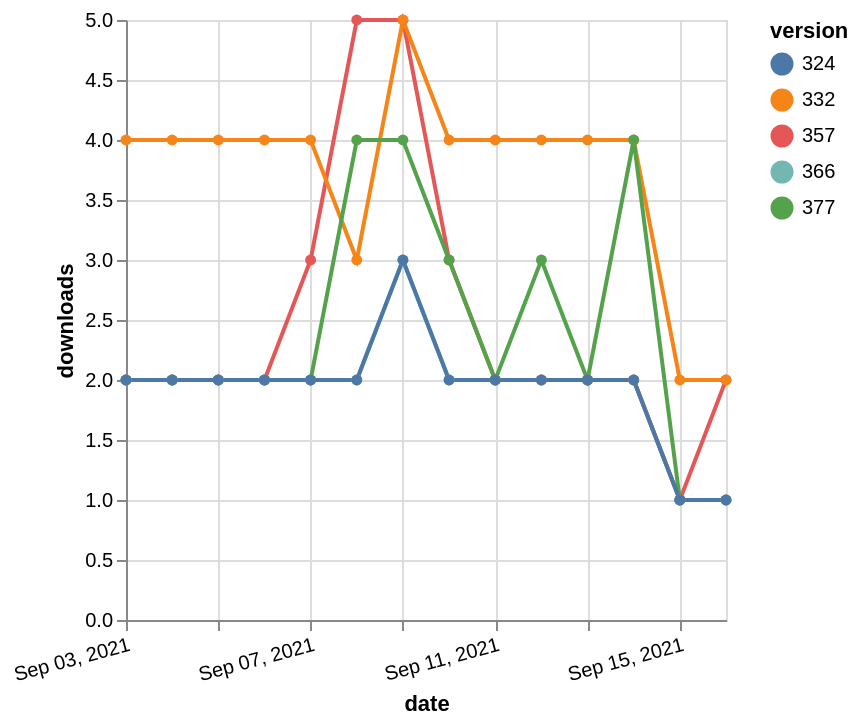

Vega-Lite specification for this chart:
### Vega-Lite specification from a JSON file in a GitHub repository (floating-point values rounded to 4 significant figures)
{"$schema": "https://vega.github.io/schema/vega-lite/v5.json", "description": "A simple bar chart with embedded data.", "data": {"values": [{"date": "2021-09-03", "total": 2311, "delta": 2, "version": "366"}, {"date": "2021-09-04", "total": 2313, "delta": 2, "version": "366"}, {"date": "2021-09-05", "total": 2315, "delta": 2, "version": "366"}, {"date": "2021-09-06", "total": 2317, "delta": 2, "version": "366"}, {"date": "2021-09-07", "total": 2319, "delta": 2, "version": "366"}, {"date": "2021-09-08", "total": 2321, "delta": 2, "version": "366"}, {"date": "2021-09-09", "total": 2324, "delta": 3, "version": "366"}, {"date": "2021-09-10", "total": 2326, "delta": 2, "version": "366"}, {"date": "2021-09-11", "total": 2328, "delta": 2, "version": "366"}, {"date": "2021-09-12", "total": 2330, "delta": 2, "version": "366"}, {"date": "2021-09-13", "total": 2332, "delta": 2, "version": "366"}, {"date": "2021-09-14", "total": 2334, "delta": 2, "version": "366"}, {"date": "2021-09-15", "total": 2335, "delta": 1, "version": "366"}, {"date": "2021-09-16", "total": 2336, "delta": 1, "version": "366"}, {"date": "2021-09-03", "total": 3040, "delta": 2, "version": "357"}, {"date": "2021-09-04", "total": 3042, "delta": 2, "version": "357"}, {"date": "2021-09-05", "total": 3044, "delta": 2, "version": "357"}, {"date": "2021-09-06", "total": 3046, "delta": 2, "version": "357"}, {"date": "2021-09-07", "total": 3049, "delta": 3, "version": "357"}, {"date": "2021-09-08", "total": 3054, "delta": 5, "version": "357"}, {"date": "2021-09-09", "total": 3059, "delta": 5, "version": "357"}, {"date": "2021-09-10", "total": 3062, "delta": 3, "version": "357"}, {"date": "2021-09-11", "total": 3064, "delta": 2, "version": "357"}, {"date": "2021-09-12", "total": 3066, "delta": 2, "version": "357"}, {"date": "2021-09-13", "total": 3068, "delta": 2, "version": "357"}, {"date": "2021-09-14", "total": 3070, "delta": 2, "version": "357"}, {"date": "2021-09-15", "total": 3071, "delta": 1, "version": "357"}, {"date": "2021-09-16", "total": 3073, "delta": 2, "version": "357"}, {"date": "2021-09-03", "total": 4907, "delta": 4, "version": "332"}, {"date": "2021-09-04", "total": 4911, "delta": 4, "version": "332"}, {"date": "2021-09-05", "total": 4915, "delta": 4, "version": "332"}, {"date": "2021-09-06", "total": 4919, "delta": 4, "version": "332"}, {"date": "2021-09-07", "total": 4923, "delta": 4, "version": "332"}, {"date": "2021-09-08", "total": 4926, "delta": 3, "version": "332"}, {"date": "2021-09-09", "total": 4931, "delta": 5, "version": "332"}, {"date": "2021-09-10", "total": 4935, "delta": 4, "version": "332"}, {"date": "2021-09-11", "total": 4939, "delta": 4, "version": "332"}, {"date": "2021-09-12", "total": 4943, "delta": 4, "version": "332"}, {"date": "2021-09-13", "total": 4947, "delta": 4, "version": "332"}, {"date": "2021-09-14", "total": 4951, "delta": 4, "version": "332"}, {"date": "2021-09-15", "total": 4953, "delta": 2, "version": "332"}, {"date": "2021-09-16", "total": 4955, "delta": 2, "version": "332"}, {"date": "2021-09-03", "total": 2104, "delta": 2, "version": "377"}, {"date": "2021-09-04", "total": 2106, "delta": 2, "version": "377"}, {"date": "2021-09-05", "total": 2108, "delta": 2, "version": "377"}, {"date": "2021-09-06", "total": 2110, "delta": 2, "version": "377"}, {"date": "2021-09-07", "total": 2112, "delta": 2, "version": "377"}, {"date": "2021-09-08", "total": 2116, "delta": 4, "version": "377"}, {"date": "2021-09-09", "total": 2120, "delta": 4, "version": "377"}, {"date": "2021-09-10", "total": 2123, "delta": 3, "version": "377"}, {"date": "2021-09-11", "total": 2125, "delta": 2, "version": "377"}, {"date": "2021-09-12", "total": 2128, "delta": 3, "version": "377"}, {"date": "2021-09-13", "total": 2130, "delta": 2, "version": "377"}, {"date": "2021-09-14", "total": 2134, "delta": 4, "version": "377"}, {"date": "2021-09-15", "total": 2135, "delta": 1, "version": "377"}, {"date": "2021-09-16", "total": 2136, "delta": 1, "version": "377"}, {"date": "2021-09-03", "total": 2578, "delta": 2, "version": "324"}, {"date": "2021-09-04", "total": 2580, "delta": 2, "version": "324"}, {"date": "2021-09-05", "total": 2582, "delta": 2, "version": "324"}, {"date": "2021-09-06", "total": 2584, "delta": 2, "version": "324"}, {"date": "2021-09-07", "total": 2586, "delta": 2, "version": "324"}, {"date": "2021-09-08", "total": 2588, "delta": 2, "version": "324"}, {"date": "2021-09-09", "total": 2591, "delta": 3, "version": "324"}, {"date": "2021-09-10", "total": 2593, "delta": 2, "version": "324"}, {"date": "2021-09-11", "total": 2595, "delta": 2, "version": "324"}, {"date": "2021-09-12", "total": 2597, "delta": 2, "version": "324"}, {"date": "2021-09-13", "total": 2599, "delta": 2, "version": "324"}, {"date": "2021-09-14", "total": 2601, "delta": 2, "version": "324"}, {"date": "2021-09-15", "total": 2602, "delta": 1, "version": "324"}, {"date": "2021-09-16", "total": 2603, "delta": 1, "version": "324"}]}, "width": "container", "mark": {"type": "line", "point": {"filled": true}}, "encoding": {"x": {"field": "date", "type": "temporal", "timeUnit": "yearmonthdate", "title": "date", "axis": {"labelAngle": -15}}, "y": {"field": "delta", "type": "quantitative", "title": "downloads"}, "color": {"field": "version", "type": "nominal"}, "tooltip": {"field": "delta"}}}
